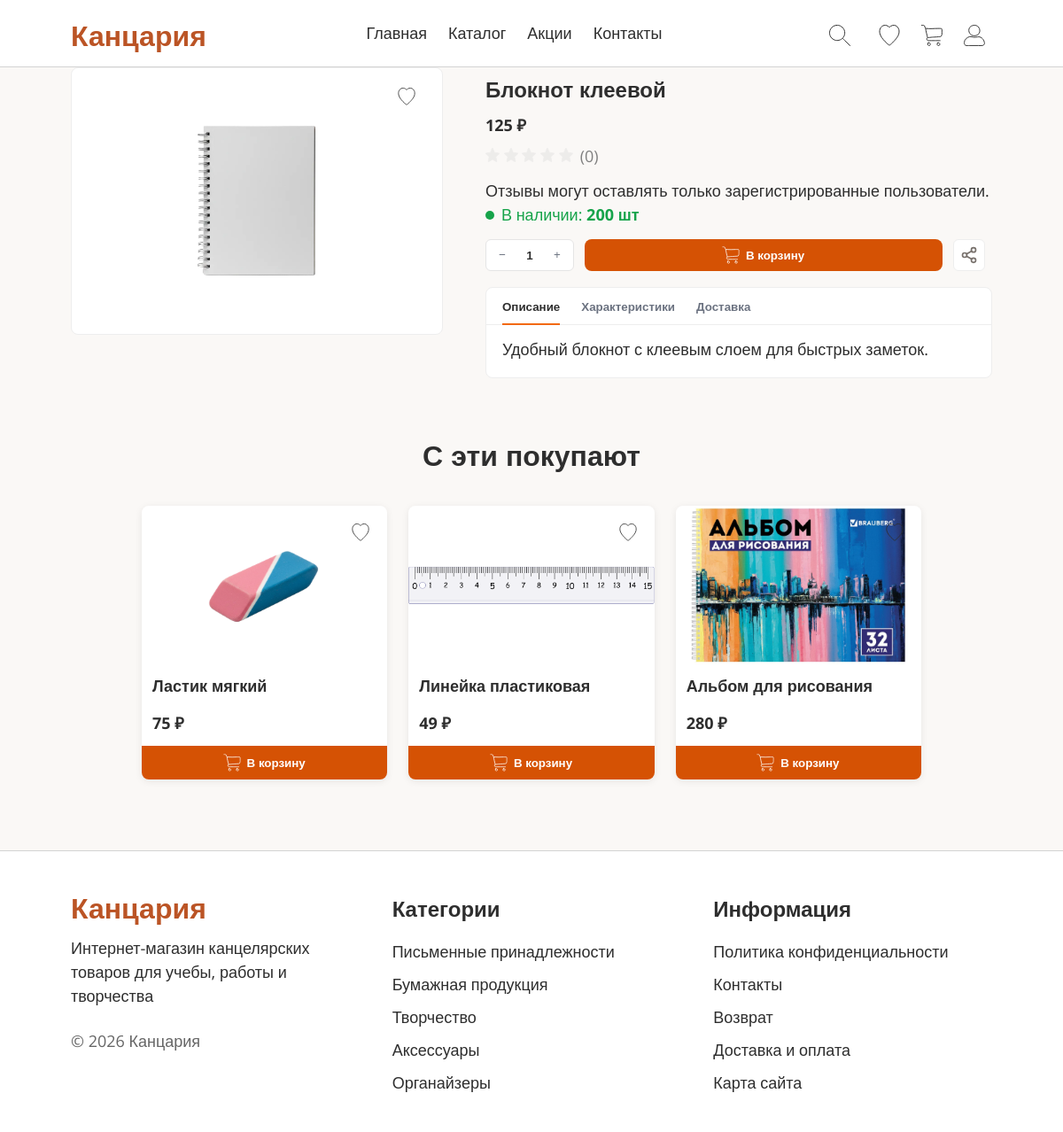
/pages/page-product.php?id=11, run on the app's committed database.
### tables this page shows
CREATE TABLE `products` (
  `id` int(10) UNSIGNED NOT NULL,
  `category_id` int(10) UNSIGNED NOT NULL,
  `name` varchar(200) NOT NULL,
  `description` text,
  `price` decimal(10,2) NOT NULL,
  `stock_quantity` int(10) UNSIGNED DEFAULT '0',
  `pickup_available` tinyint(1) DEFAULT NULL,
  `rating` decimal(2,1) DEFAULT '0.0',
  `is_active` tinyint(1) DEFAULT '1',
  `created_at` timestamp NULL DEFAULT CURRENT_TIMESTAMP,
  `updated_at` timestamp NULL DEFAULT CURRENT_TIMESTAMP ON UPDATE CURRENT_TIMESTAMP
);

CREATE TABLE `product_images` (
  `id` int(10) UNSIGNED NOT NULL,
  `product_id` int(10) UNSIGNED NOT NULL,
  `image_path` varchar(255) NOT NULL
);

### pages/page-product.php (the view, shortened to what the rows shown need)
<?php
require_once __DIR__ . '/../includes/config.php';
$product_id = isset($_GET['id']) ? (int)$_GET['id'] : 0;
$product = $product_id ? get_product_by_id($product_id) : null;
$needs_color_panel = $product ? product_needs_color_panel($product['id']) : false;
$related_products = $product ? enrich_products_with_discounts(get_related_products($product['id'], 3)) : [];
?>
<!DOCTYPE html>
<html lang="ru">
<head>
    <link rel="stylesheet" href="/styles/global.css">
    <link rel="stylesheet" href="/styles/header.css">
    <link rel="stylesheet" href="/styles/footer.css">
    <link rel="stylesheet" href="/styles/product-card.css">
    <link rel="stylesheet" href="/styles/product-page.css">
</head>
<body>
    <main class="main">
        <?php if (!$product): ?>
            <section class="product-page">
                <h1 class="product-page__title">Товар не найден</h1>
            </section>
        <?php else: ?>
            <?php if (!empty($related_products)): ?>
            <section class="product-page__also-buy">
                <h2 class="product-page__also-buy-title">С эти покупают</h2>
                <div class="product-page__also-buy-grid">
                    <?php foreach ($related_products as $p): ?>
                        <?php
                        $p_image = get_product_image($p['id']);
                        $p_price_old = (float)($p['price_old'] ?? $p['price']);
                        $p_price_new = (float)$p['price'];
                        ?>
                        <article class="product-card">
                            <button type="button" class="product-card__wishlist" aria-label="В избранное" data-product-id="<?php echo (int)$p['id']; ?>">
                                <img src="/assets/icons/heart.svg" alt="" class="product-card__wishlist-icon">
                            </button>
                            <a href="/pages/page-product.php?id=<?php echo (int)$p['id']; ?>" class="product-card__link">
                                <img src="<?php echo htmlspecialchars($p_image); ?>" alt="<?php echo htmlspecialchars($p['name']); ?>" class="product-card__image" loading="lazy">
                            </a>
                            <h4 class="product-card__name">
                                <a href="/pages/page-product.php?id=<?php echo (int)$p['id']; ?>"><?php echo htmlspecialchars($p['name']); ?></a>
                            </h4>
                            <div class="product-card__price">
                                <span class="product-card__price--new"><?php echo format_price($p_price_new); ?></span>
                            </div>
                            <button type="button"
                                class="product-card__add-to-cart"
                                data-product-id="<?php echo (int)$p['id']; ?>"
                                data-product-name="<?php echo htmlspecialchars($p['name'], ENT_QUOTES); ?>"
                                data-product-price="<?php echo (float)$p_price_new; ?>"
                                data-product-old-price="<?php echo (float)$p_price_old; ?>">
                                <img src="/assets/icons/cart.svg" alt="" class="product-card__add-to-cart-icon" width="18" height="18">
                                В корзину
                            </button>
                        </article>
                    <?php endforeach; ?>
                </div>
            </section>
            <?php endif; ?>
        <?php endif; ?>
    </main>
</body>
</html>

### data on the page
products: id.image_path (picture), name "Ластик мягкий", price "75 ₽"
products: id.image_path (picture), name "Линейка пластиковая", price "49 ₽"
products: id.image_path (picture), name "Альбом для рисования", price "280 ₽"

### other printed values
$product['name'] "Блокнот клеевой"
format_price($price_new) "125 ₽"
$rating['count'] "0"
$product['stock_quantity'] "200"
$product['description'] ?: 'Описание отсутствует.' "Удобный блокнот с клеевым слоем для быстрых заметок."
